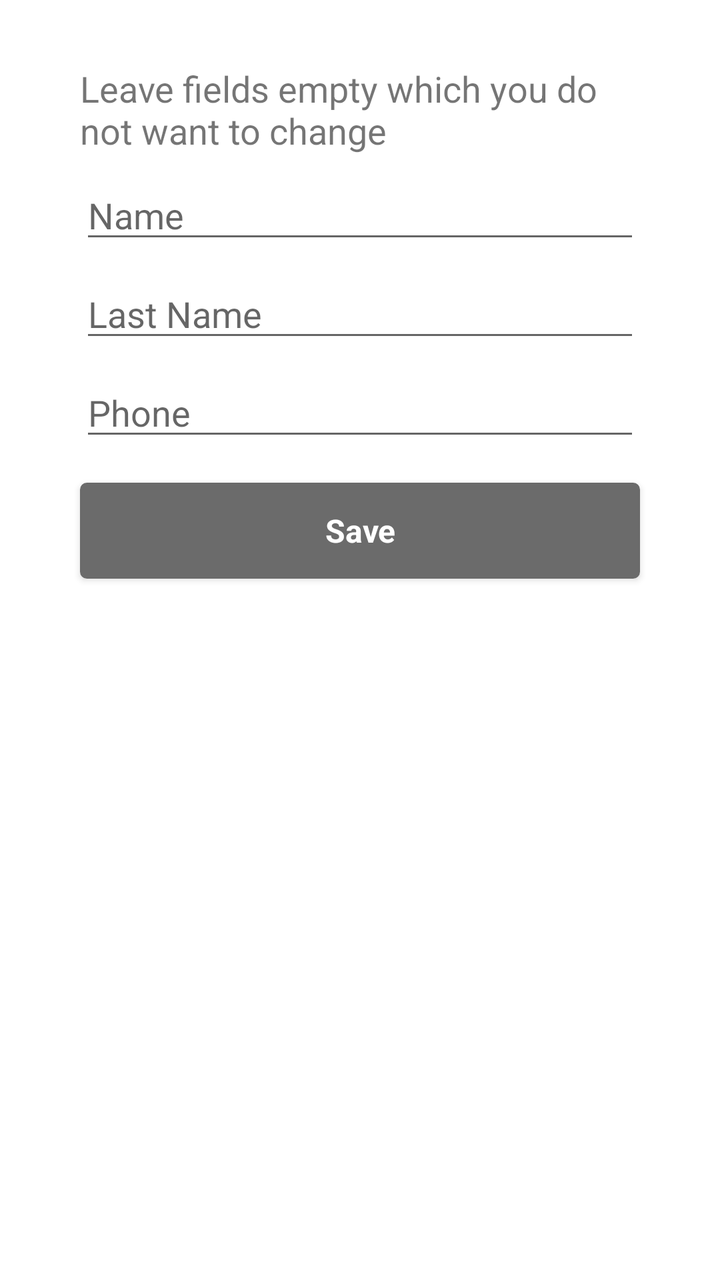
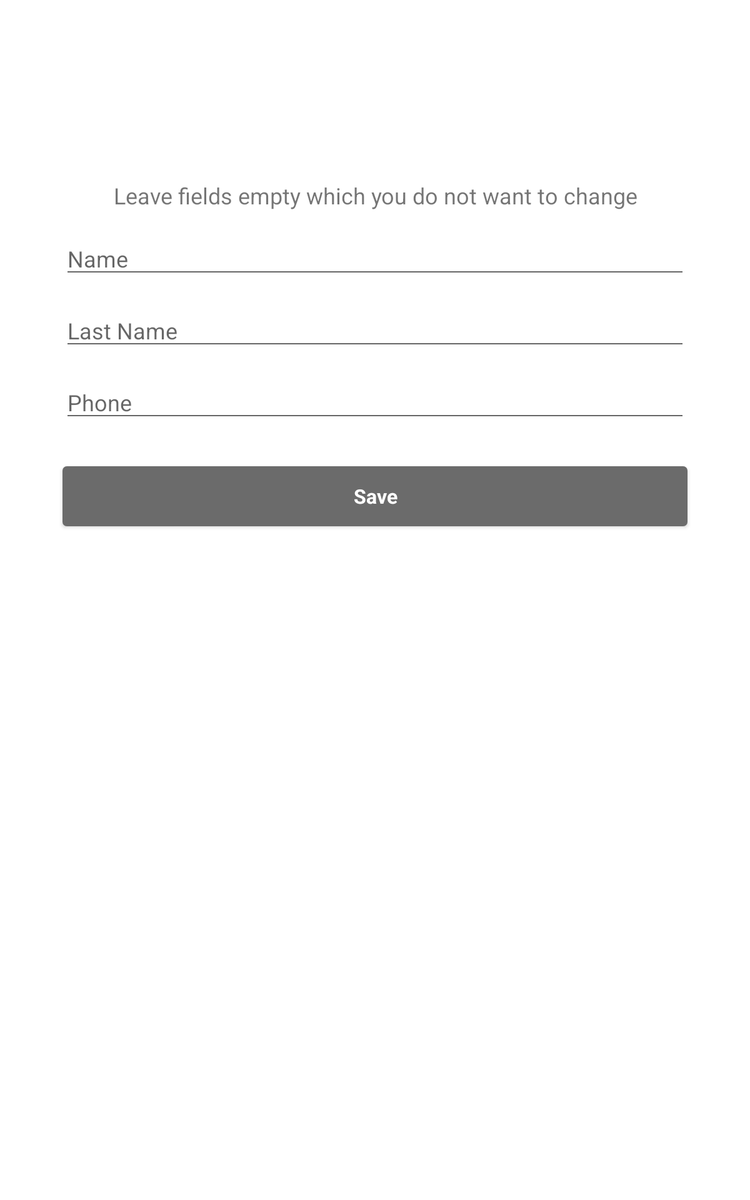

Compare how this app lays out the same screen by default and in its alternative resource folder. The renders come first, then the two layout files and the values they reference.
<!-- AndroidManifest.xml: fallback theme Theme.MaterialComponents.DayNight.NoActionBar -->
<!-- res/layout/fragment_edit_profile.xml -->
<android.support.constraint.ConstraintLayout
    xmlns:android="http://schemas.android.com/apk/res/android"
    xmlns:app="http://schemas.android.com/apk/res-auto"
    xmlns:tools="http://schemas.android.com/tools"
    android:layout_width="match_parent"
    android:layout_height="match_parent"

    tools:context="com.app.tv.mediacast.FragmentEditProfile">

    <TextView
        android:id="@+id/textView_edit_user_description"
        android:layout_width="0dp"
        android:layout_height="wrap_content"
        android:text="@string/edit_user_description"

        android:textSize="18sp"
        app:layout_constraintTop_toTopOf="@+id/guideline25"
        android:layout_marginEnd="40dp"
        app:layout_constraintRight_toRightOf="parent"
        android:layout_marginRight="40dp"
        android:layout_marginStart="40dp"
        app:layout_constraintLeft_toLeftOf="parent"
        android:layout_marginLeft="40dp"/>

    <EditText
        android:id="@+id/editText_edit_user_name"
        android:layout_width="0dp"
        android:layout_height="wrap_content"
        android:hint="@string/edit_user_name"
        android:inputType="textPersonName"
        tools:layout_constraintTop_creator="1"
        tools:layout_constraintRight_creator="1"
        app:layout_constraintRight_toRightOf="@+id/textView_edit_user_description"
        app:layout_constraintTop_toBottomOf="@+id/textView_edit_user_description"
        tools:layout_constraintLeft_creator="1"
        app:layout_constraintLeft_toLeftOf="@+id/textView_edit_user_description"
        android:layout_marginTop="8dp"/>


    <EditText
        android:id="@+id/editText_edit_user_surname"
        android:layout_width="0dp"
        android:layout_height="wrap_content"

        android:hint="@string/edit_user_surname"
        android:inputType="textPersonName"
        tools:layout_constraintTop_creator="1"
        app:layout_constraintRight_toRightOf="@+id/textView_edit_user_description"
        android:layout_marginTop="8dp"
        app:layout_constraintTop_toBottomOf="@+id/editText_edit_user_name"
        app:layout_constraintLeft_toLeftOf="@+id/textView_edit_user_description"/>


    <EditText
        android:id="@+id/editText_edit_user_phone"
        android:layout_width="0dp"
        android:layout_height="wrap_content"
        android:hint="@string/edit_user_phone"
        android:inputType="phone"
        tools:layout_constraintTop_creator="1"
        android:layout_marginTop="8dp"
        app:layout_constraintTop_toBottomOf="@+id/editText_edit_user_surname"
        app:layout_constraintRight_toRightOf="@+id/textView_edit_user_description"
        app:layout_constraintLeft_toLeftOf="@+id/textView_edit_user_description"/>

    
    
    
    
    
    
    
    
    
    
    

    
    
    
    
    
    
    
    
    
    
    

    <Button
        android:id="@+id/button_edit_user_confirm"
        style="@style/GrayButtonStyle"

        android:layout_width="0dp"
        android:layout_height="48dp"
        android:gravity="center"
        android:text="@string/edit_user_confirm"
        app:layout_constraintRight_toRightOf="@+id/textView_edit_user_description"
        app:layout_constraintLeft_toLeftOf="@+id/textView_edit_user_description"
        android:layout_marginTop="16dp"
        app:layout_constraintTop_toBottomOf="@+id/editText_edit_user_phone"
        />

    <android.support.constraint.Guideline
        android:layout_width="wrap_content"
        android:layout_height="wrap_content"
        android:id="@+id/guideline25"
        app:layout_constraintGuide_percent="0.05"
        android:orientation="horizontal"
        tools:layout_editor_absoluteY="26dp"
        tools:layout_editor_absoluteX="0dp"/>

</android.support.constraint.ConstraintLayout>
<!-- resources referenced by this layout -->
<resources>
  <string name="edit_user_confirm">Save</string>
  <string name="edit_user_description">Leave fields empty which you do not want to change</string>
  <string name="edit_user_name">Name</string>
  <string name="edit_user_phone">Phone</string>
  <string name="edit_user_surname">Last Name</string>
  <style name="GrayButtonStyle" parent="@style/Button">
          <item name="android:background">@drawable/gray_button_selector</item>
      </style>
  <style name="Button" parent="@android:style/Widget.Button">
          <item name="android:layout_height">wrap_content</item>
          <item name="android:paddingTop">8dp</item>
          <item name="android:paddingBottom">8dp</item>
          <item name="android:textSize">16sp</item>
          <item name="android:textColor">@color/white</item>
          <item name="android:textStyle">bold</item>
      </style>
  <!-- drawable gray_button_selector (drawable) -->
  <?xml version="1.0" encoding="utf-8"?>
  <selector xmlns:android="http://schemas.android.com/apk/res/android">
      <item android:state_pressed="true"
            android:drawable="@drawable/gray_button_pressed" /> 
      <item android:state_long_pressable="true"
            android:drawable="@drawable/gray_button_pressed" /> 
      <item android:state_focused="true"
            android:drawable="@drawable/gray_button_pressed" /> 
      <item android:drawable="@drawable/gray_button" /> 
  </selector>
  <color name="white">#ffffff</color>
  <!-- drawable gray_button_pressed (drawable) -->
  <?xml version="1.0" encoding="utf-8"?>
  <shape xmlns:android="http://schemas.android.com/apk/res/android"
         android:shape="rectangle" >
      <corners
  
          android:bottomRightRadius="3dp"
          android:bottomLeftRadius="3dp"
          android:topLeftRadius="3dp"
          android:topRightRadius="3dp"/>
      <solid android:color="@color/hint_grey"/>
      <stroke android:color="@color/button_not_active_grey"
              android:width="1dp"/>
  </shape>
  <!-- drawable gray_button (drawable) -->
  <?xml version="1.0" encoding="utf-8"?>
  <shape xmlns:android="http://schemas.android.com/apk/res/android"
         android:shape="rectangle" >
      <corners
          android:bottomRightRadius="3dp"
          android:bottomLeftRadius="3dp"
          android:topLeftRadius="3dp"
          android:topRightRadius="3dp"/>
      <solid android:color="@color/button_not_active_grey"/>
      <stroke android:color="@color/button_not_active_grey"
              android:width="1dp"/>
  </shape>
  <color name="hint_grey">#4A4A4A</color>
  <color name="button_not_active_grey">#6B6B6B</color>
</resources>
<!-- res/layout-large/fragment_edit_profile.xml (the author's variant of the layout above) -->
<!-- drawn on a 7-inch tablet held upright -->
<android.support.constraint.ConstraintLayout xmlns:android="http://schemas.android.com/apk/res/android"
                                             xmlns:app="http://schemas.android.com/apk/res-auto"
                                             xmlns:tools="http://schemas.android.com/tools"
                                             android:layout_width="match_parent"
                                             android:layout_height="match_parent"

                                             android:orientation="vertical"
                                             android:weightSum="2"
                                             tools:context="com.app.tv.mediacast.FragmentEditProfile">


    <ImageView
        android:id="@+id/authorization_logo"
        android:layout_width="wrap_content"
        android:layout_height="wrap_content"
        android:paddingBottom="16dp"
        app:layout_constraintRight_toLeftOf="parent"
        tools:layout_constraintTop_creator="1"
        tools:layout_constraintRight_creator="1"
        tools:layout_constraintLeft_creator="1"
        app:layout_constraintLeft_toLeftOf="parent"
        app:layout_constraintTop_toTopOf="parent"/>


    <TextView
        android:id="@+id/textView_edit_user_description"
        android:layout_width="0dp"
        android:layout_height="wrap_content"
        android:gravity="center"
        android:text="@string/edit_user_description"

        android:textSize="18sp"
        app:layout_constraintRight_toRightOf="@+id/editText_edit_user_name"
        app:layout_constraintLeft_toLeftOf="@+id/editText_edit_user_name"
        app:layout_constraintTop_toTopOf="@+id/guideline18"/>

    <EditText
        android:id="@+id/editText_edit_user_name"
        android:layout_width="0dp"
        android:layout_height="wrap_content"

        android:hint="@string/edit_user_name"
        android:inputType="textPersonName"
        tools:layout_constraintTop_creator="1"
        android:layout_marginTop="16dp"
        app:layout_constraintTop_toBottomOf="@+id/textView_edit_user_description"
        tools:layout_constraintLeft_creator="1"
        app:layout_constraintLeft_toLeftOf="parent"
        android:layout_marginEnd="50dp"
        app:layout_constraintRight_toRightOf="parent"
        android:layout_marginRight="50dp"
        android:layout_marginStart="50dp"
        android:layout_marginLeft="50dp"/>


    <EditText
        android:id="@+id/editText_edit_user_surname"
        android:layout_width="0dp"
        android:layout_height="wrap_content"

        android:hint="@string/edit_user_surname"
        android:inputType="textPersonName"
        tools:layout_constraintTop_creator="1"
        app:layout_constraintTop_toBottomOf="@+id/editText_edit_user_name"
        android:layout_marginTop="16dp"
        app:layout_constraintRight_toRightOf="@+id/editText_edit_user_name"
        app:layout_constraintLeft_toLeftOf="@+id/editText_edit_user_name"/>


    <EditText
        android:id="@+id/editText_edit_user_phone"
        android:layout_width="0dp"
        android:layout_height="wrap_content"

        android:hint="@string/edit_user_phone"
        android:inputType="phone"
        app:layout_constraintRight_toRightOf="@+id/editText_edit_user_name"
        app:layout_constraintLeft_toLeftOf="@+id/editText_edit_user_name"
        android:layout_marginTop="16dp"
        app:layout_constraintTop_toBottomOf="@+id/editText_edit_user_surname"/>

    
    
    
    
    
    
    
    
    
    

    
    
    
    
    
    
    
    
    
    

    <Button
        android:id="@+id/button_edit_user_confirm"
        style="@style/GrayButtonStyle"

        android:layout_width="0dp"
        android:layout_height="48dp"
        android:gravity="center"
        android:text="@string/edit_user_confirm"
        app:layout_constraintRight_toRightOf="@+id/editText_edit_user_name"
        app:layout_constraintLeft_toLeftOf="@+id/editText_edit_user_name"
        android:layout_marginTop="32dp"
        app:layout_constraintTop_toBottomOf="@+id/editText_edit_user_phone"/>

    <android.support.constraint.Guideline
        android:layout_width="wrap_content"
        android:layout_height="wrap_content"
        android:id="@+id/guideline18"
        app:layout_constraintGuide_percent="0.15"
        android:orientation="horizontal"
        tools:layout_editor_absoluteY="124dp"
        tools:layout_editor_absoluteX="0dp"/>


</android.support.constraint.ConstraintLayout>
